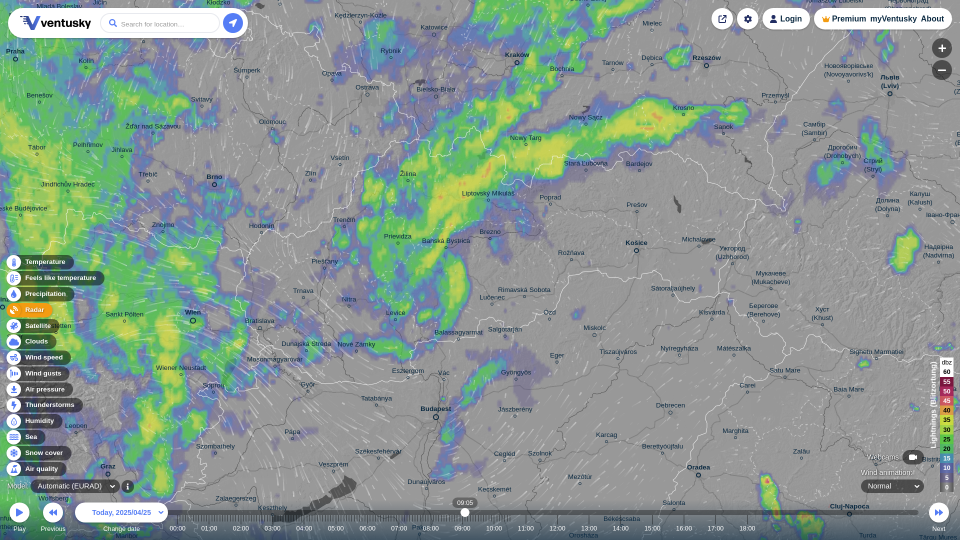
#> input picture export/text.png, 1920 x 1080 px, found by its file name (shown at 1/2 size)
$ python headles-downloader.py
#> lines starting #> are read from the running program, lines starting #| are printed output that depends on the picture
# this script is used to take a screenshot of a webpage using Playwright
# and it is then putted into final weather screen

from playwright.sync_api import sync_playwright
from PIL import Image
import os

def capture_screenshot_playwright(url, output_file='screenshot.png'):
    """
    Capture a screenshot using Playwright

    Args:
        url (str): URL of the webpage to capture
        output_file (str): Path where the screenshot will be saved
    """
#> (the call stopped at in capture_screenshot_playwright, `with sync_playwright() as p:`: playwright is not available in this run)
    with sync_playwright() as p:
        # Launch browser
        browser = p.chromium.launch(headless=True)
        page = browser.new_page(viewport={"width": 1920, "height": 1080})

        # Navigate to the page
        print(f"Navigating to {url}")
        page.goto(url, wait_until="networkidle")

        # page.click("a.leaflet-control-fullscreen-button")

        # Create directory if it doesn't exist
        os.makedirs(os.path.dirname(output_file), exist_ok=True)

        # Take screenshot
        page.screenshot(path=output_file, full_page=True)
        print(f"Screenshot saved to {output_file}")

        # Close browser
        browser.close()

def convert_image_to_16_gray(input_image_path, output_image_path):
    """
    Convert an image to 16 shades of gray and save it

    Args:
        input_image_path (str): Path to the source image
        output_image_path (str): Where to save the converted image
    """
#> called with input_image_path = 'export/text.png', output_image_path = 'export/text_16_gray.png'
    # Open the image
    with Image.open(input_image_path).convert("L") as img:
        # Reduce to 16 shades of gray
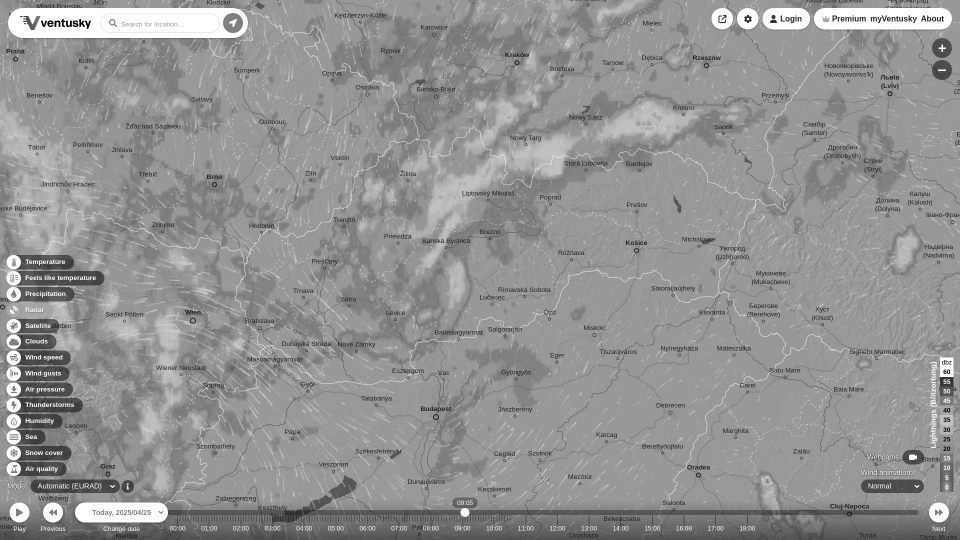
#> img: PIL image 1920x1080 L (shown at 1/2 size); min 0, max 255, mean 146.9
        img_16_gray = img.point(lambda x: (x // 16) * 16)

        # Create output directory if needed
        os.makedirs(os.path.dirname(output_image_path), exist_ok=True)

        # Save the converted image
        img_16_gray.save(output_image_path)
        print(f"Image converted to 16 shades of gray and saved to {output_image_path}")
        return img_16_gray

def crop_image(input_image_path, output_image_path, coords):
    """
    Extract a portion of an image based on coordinates

    Args:
        input_image_path (str): Path to the source image
        output_image_path (str): Where to save the cropped image
        coords (tuple): Cropping coordinates as (left, top, right, bottom)
    """
    # Open the image
    with Image.open(input_image_path) as img:
        # Crop the image using coordinates
        cropped_img = img.crop(coords)

        # Create output directory if needed
        os.makedirs(os.path.dirname(output_image_path), exist_ok=True)

        # Save the cropped image
        cropped_img.save(output_image_path)
        print(f"Cropped image saved to {output_image_path}")
        return cropped_img


capture_screenshot_playwright("https://www.ventusky.com/?p=48.58;19.53;7&l=radar", "export/text.png")

convert_image_to_16_gray("export/text.png", "export/text_16_gray.png")
